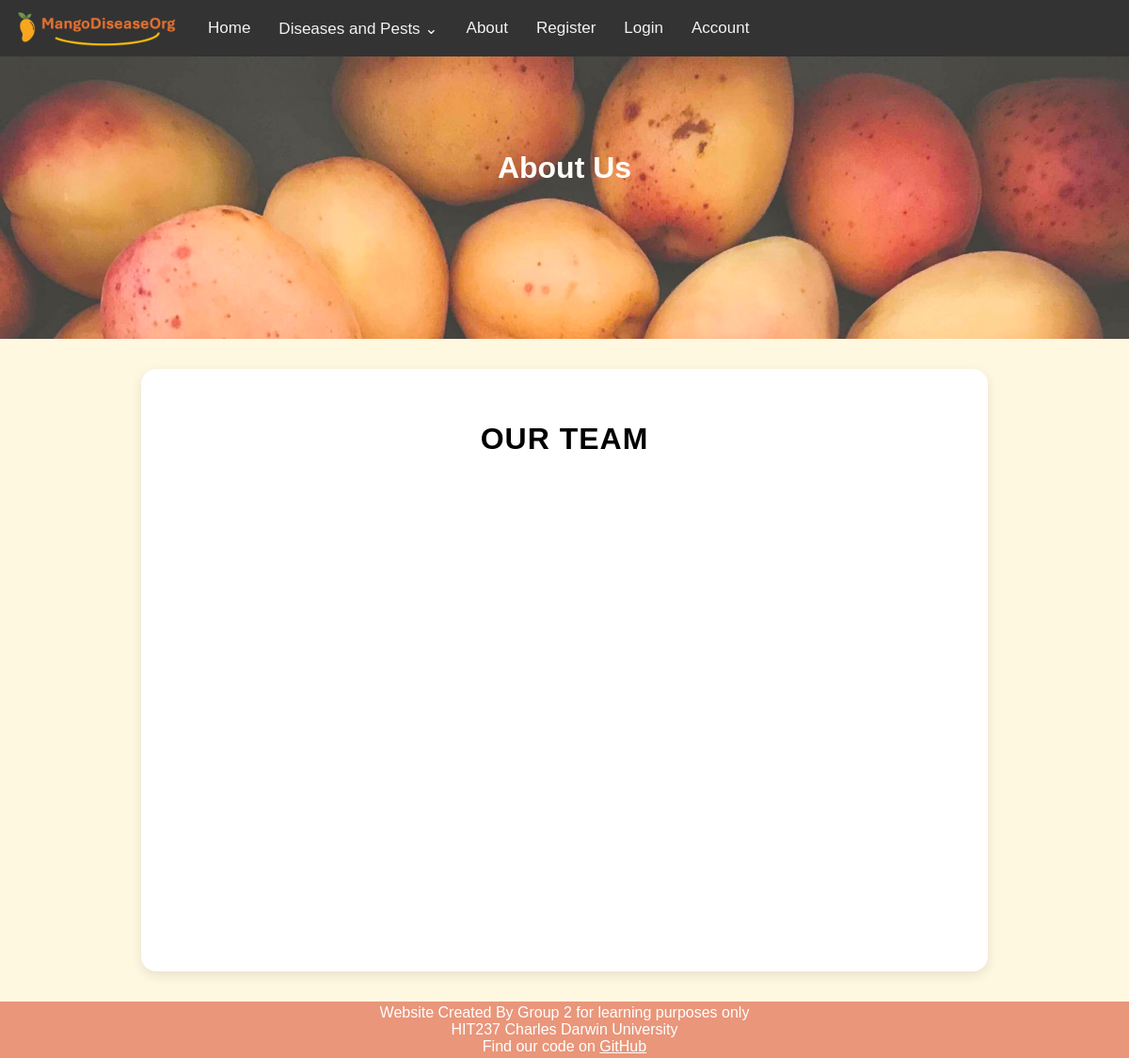
/about/, run on an earlier commit of the app's database.
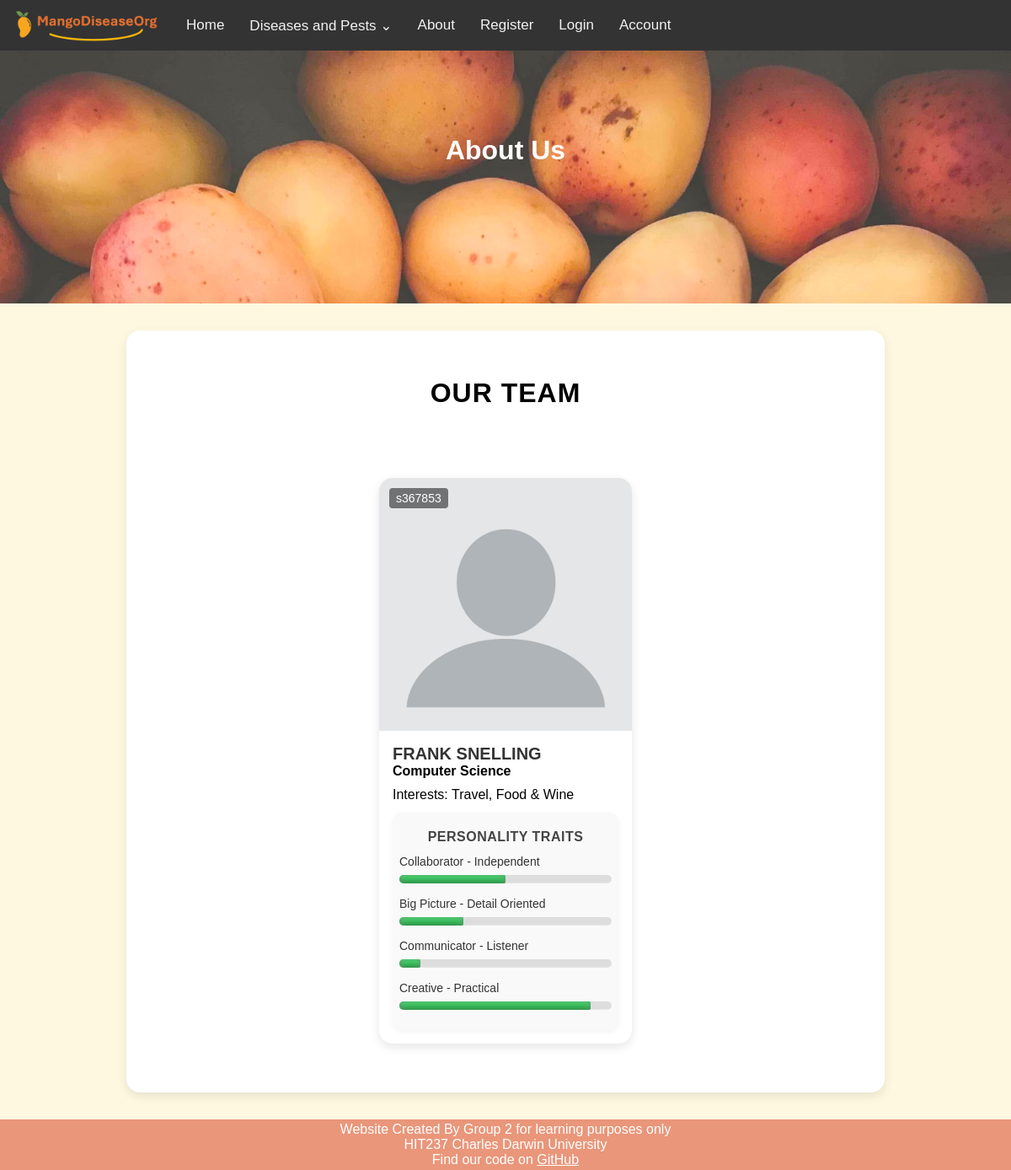
And on a later commit of the database.
### mango_disease_app/models.py (models this page shows, shortened)
class UserProfile(models.Model):
    user = models.OneToOneField(
        User,
        on_delete=models.CASCADE,
        limit_choices_to={'is_superuser': True},
    )
    student_number = models.CharField(max_length=7)
    degree = models.CharField(max_length=30)
    interests = models.CharField(max_length=100)
    image = models.ImageField(upload_to="author_images/", default="author_images/blank.png")
    collaborator_independent = models.SmallIntegerField(validators=[MinValueValidator(0), MaxValueValidator(10)], default=5)
    bigPicture_detailOriented = models.SmallIntegerField(validators=[MinValueValidator(0), MaxValueValidator(10)], default=5)
    communicator_listener = models.SmallIntegerField(validators=[MinValueValidator(0), MaxValueValidator(10)], default=5)
    creative_practical = models.SmallIntegerField(validators=[MinValueValidator(0), MaxValueValidator(10)], default=5)

### mango_disease_app/views.py (the view)
# urls.py: re_path(r'^about/$', views.about, name='about'),
def about(request):
    authors = UserProfile.objects.all()
    page_data = {'cards': authors}
    return render(request, 'mango_disease_app/about.html', page_data)

### mango_disease_app/context_processors.py (called while the page is built)
def disease_menu(request):
    return {'navs': Disease.objects.all()}

### mango_disease_app/templatetags/custom_filters.py (called while the page is built)
@register.filter
def multiply(value, arg):
    try:
        return float(value) * float(arg)
    except (ValueError, TypeError):
        return ''

### mango_disease_app/templates/mango_disease_app/about.html (shortened to what this page needs)
{% extends 'mango_disease_app/base.html' %}
{% load custom_filters %}
{% block page_header %}About Us{% endblock %}
{% load static %}
{% block content %}
<h2>Our Team</h2>
<div class="card-container">
    {% for author in cards %}
    <div class="card">
        <div class="image-wrapper">
            <img class="author_img" src="{% static 'images/' %}{{ author.image|default:"author_images/blank.png" }}">
            <p class="overlay-text">{{ author.student_number }}</p>
        </div>
        <div class="card-content">
            <h3>{{ author.user.get_full_name|default:author.user.username|upper }}</h3>
            <h4>{{ author.degree }}</h4>
            <p>Interests: {{ author.interests }}</p>
            <div class="traits-box">
                <h5>PERSONALITY TRAITS</h5>
                <label for="meter">Collaborator - Independent</label>
                <div class="meter">
                    <span style="width: {{ author.collaborator_independent|multiply:10 }}%"> </span>
                </div>
                <label for="meter">Big Picture - Detail Oriented</label>
                <div class="meter">
                    <span style="width: {{ author.bigPicture_detailOriented|multiply:10 }}%"></span>
                </div>
                <label for="meter">Communicator - Listener</label>
                <div class="meter">
                    <span style="width: {{ author.communicator_listener|multiply:10 }}%"></span>
                </div>
                <label for="meter">Creative - Practical</label>
                <div class="meter">
                    <span style="width: {{ author.creative_practical|multiply:10 }}%"></span>
                </div>
            </div>
        </div>
    </div>
    {% endfor %}
</div>
{% endblock %}

What changed in the data, as far as the page shows it:
added UserProfile: image (placeholder picture), student_number "s367853", user.get_full_name "FRANK SNELLING", degree "Computer Science", interests "Travel, Food & Wine", collaborator_independent 5 (drawn), bigPicture_detailOriented 3 (drawn), communicator_listener 1 (drawn), creative_practical 9 (drawn)
